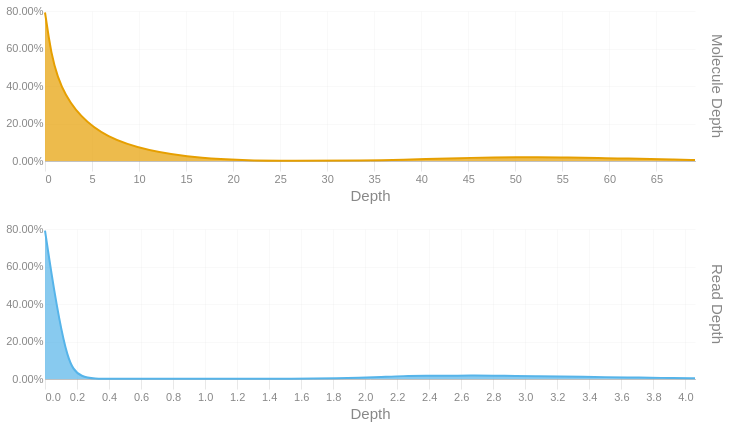

The notebook cell saved with this chart:
### Code cell
readdep = depth_hist(tb['Read Depth'], q99, 3)
readdep = readdep.with_columns(pl.lit('Read Depth').alias('Metric'))
if not SKIPLR:
    moldep = depth_hist(tb['Molecule Depth'], mol_q99, 1)
    moldep = moldep.with_columns(pl.lit('Molecule Depth').alias('Metric'))
    _hist = pl.concat([readdep, moldep])
    _hist = _hist.filter(pl.col('Proportion') != 0)
    with SafeRender(_hist):
        (
            alt.Chart(_hist)        
            .mark_area(interpolate = "basis")
            .encode(
                x=alt.X('Bin:Q').scale(domainMin=0).axis(alt.Axis(title='Depth')),
                y = alt.Y('Proportion:Q', title = None).axis(format = '.2%'),
                color = alt.Color('Metric:N').legend(None),
                row = alt.Row("Metric:N").header(title = None, labelOrient = 'right'),
                tooltip = [
                    alt.Tooltip("Metric:N", title = "Metric"),
                    alt.Tooltip('Interval:N', title = "Depth Interval"),
                    alt.Tooltip('Proportion:Q', title = "% Alignments").format('.2%')
                ]
            )
            .resolve_scale(x='independent', y='independent')
            .properties(
                height = 150, width = 650,
                usermeta={'embedOptions': {'downloadFileName': f'{samplename}.depth.hist'}}
            )
        ).display()
else:
    readdep = readdep.filter(pl.col('Proportion') != 0)
    with SafeRender(readdep):
        (
            alt.Chart(readdep)        
            .mark_area(interpolate = "basis")
            .encode(
                x=alt.X('Bin:Q').scale(domainMin=0).axis(alt.Axis(title='Depth')),
                y = alt.Y('Proportion:Q', title = None).axis(format = '.2%'),
                tooltip = [
                    alt.Tooltip('Interval:N', title = "Depth Interval"),
                    alt.Tooltip('Proportion:Q', title = "% Alignments").format('.2%')
                ]
            )
            .properties(
                usermeta={'embedOptions': {'downloadFileName': f'{samplename}.depth.hist'}}
            )
        ).display()

### Figure 1 — Vega-Lite specification as saved in the notebook (floating-point values rounded to 4 significant figures)
{"width": 650, "height": 150, "config": {"title": {"anchor": "start", "dy": -15, "fontSize": 18, "color": "#888888", "subtitleColor": "#888888", "subtitleFontSize": 14}, "arc": {"fill": "#0072B2"}, "axis": {"domainColor": "#888888", "domainWidth": 0.5, "gridWidth": 0.2, "grid": false, "titleFontWeight": 400, "titleFontSize": 15, "labelFontSize": 11, "labelColor": "#888888", "tickColor": "#888888", "tickWidth": 0.2, "titleColor": "#888888"}, "axisBand": {"grid": false}, "axisX": {"grid": true, "tickSize": 10, "domainCap": "round"}, "axisY": {"domain": false, "grid": true, "tickSize": 0, "domainCap": "round"}, "background": "transparent", "header": {"labelFontSize": 15, "labelColor": "#888888", "titleFontSize": 15, "titleFontWeight": 600, "titleColor": "#888888"}, "legend": {"labelFont": "sans-serif", "labelFontSize": 12, "labelColor": "#888888", "symbolSize": 100, "symbolType": "circle", "titleFontSize": 12, "titlePadding": 10, "titleColor": "#888888", "title": null}, "range": {"category": ["#E69F00", "#56B4E9", "#009E73", "#F0E442", "#0072B2", "#D55E00", "#CC79A7", "#000000"], "diverging": ["#cfe8f3", "#a2d4ec", "#73bfe2", "#46abdb", "#1696d2", "#12719e"]}, "area": {"fill": "#0072B2", "fillOpacity": 0.7, "line": true, "strokeOpacity": 0.7}, "line": {"color": "#0072B2", "stroke": "#0072B2", "strokeWidth": 2}, "trail": {"color": "#0072B2", "stroke": "#0072B2", "strokeWidth": 0, "size": 1}, "point": {"filled": true, "fillOpacity": 1.0, "size": 95}, "text": {"color": "#888888", "fontSize": 11, "align": "right", "fontWeight": 400, "size": 11}, "bar": {"fill": "#0072B2", "stroke": null}, "view": {"stroke": null, "continuousWidth": 660, "continuousHeight": 400}}, "data": {"name": "data-7c962661f480b723a558056012c08013"}, "mark": {"type": "area", "interpolate": "basis"}, "encoding": {"color": {"field": "Metric", "legend": null, "type": "nominal"}, "row": {"field": "Metric", "header": {"title": null, "labelOrient": "right"}, "type": "nominal"}, "tooltip": [{"field": "Metric", "title": "Metric", "type": "nominal"}, {"field": "Interval", "title": "Depth Interval", "type": "nominal"}, {"field": "Proportion", "format": ".2%", "title": "% Alignments", "type": "quantitative"}], "x": {"axis": {"title": "Depth"}, "field": "Bin", "scale": {"domainMin": 0}, "type": "quantitative"}, "y": {"axis": {"format": ".2%"}, "field": "Proportion", "title": null, "type": "quantitative"}}, "resolve": {"scale": {"x": "independent", "y": "independent"}}, "usermeta": {"embedOptions": {"downloadFileName": "260427_10_15b_M2_10488528_23Y7JGLT4_L4.depth.hist"}}, "$schema": "https://vega.github.io/schema/vega-lite/v6.4.1.json", "datasets": {"data-7c962661f480b723a558056012c08013": [{"Bin": 0.0, "Interval": "0.0-0.14", "Proportion": 0.791, "Metric": "Read Depth"}, {"Bin": 0.14, "Interval": "0.14-0.28", "Proportion": 0.001, "Metric": "Read Depth"}, {"Bin": 0.28, "Interval": "0.28-0.42", "Proportion": 0.001, "Metric": "Read Depth"}, {"Bin": 1.4, "Interval": "1.4-1.54", "Proportion": 0.001, "Metric": "Read Depth"}, {"Bin": 1.54, "Interval": "1.54-1.68", "Proportion": 0.001, "Metric": "Read Depth"}, {"Bin": 1.68, "Interval": "1.68-1.82", "Proportion": 0.002, "Metric": "Read Depth"}, {"Bin": 1.82, "Interval": "1.82-1.96", "Proportion": 0.004, "Metric": "Read Depth"}, {"Bin": 1.96, "Interval": "1.96-2.1", "Proportion": 0.007, "Metric": "Read Depth"}, {"Bin": 2.1, "Interval": "2.1-2.24", "Proportion": 0.011, "Metric": "Read Depth"}, {"Bin": 2.24, "Interval": "2.24-2.38", "Proportion": 0.016, "Metric": "Read Depth"}, {"Bin": 2.38, "Interval": "2.38-2.52", "Proportion": 0.017, "Metric": "Read Depth"}, {"Bin": 2.52, "Interval": "2.52-2.66", "Proportion": 0.017, "Metric": "Read Depth"}, {"Bin": 2.66, "Interval": "2.66-2.8", "Proportion": 0.019, "Metric": "Read Depth"}, {"Bin": 2.8, "Interval": "2.8-2.94", "Proportion": 0.018, "Metric": "Read Depth"}, {"Bin": 2.94, "Interval": "2.94-3.08", "Proportion": 0.016, "Metric": "Read Depth"}, {"Bin": 3.08, "Interval": "3.08-3.22", "Proportion": 0.015, "Metric": "Read Depth"}, {"Bin": 3.22, "Interval": "3.22-3.36", "Proportion": 0.014, "Metric": "Read Depth"}, {"Bin": 3.36, "Interval": "3.36-3.5", "Proportion": 0.012, "Metric": "Read Depth"}, {"Bin": 3.5, "Interval": "3.5-3.64", "Proportion": 0.01, "Metric": "Read Depth"}, {"Bin": 3.64, "Interval": "3.64-3.78", "Proportion": 0.008, "Metric": "Read Depth"}, {"Bin": 3.78, "Interval": "3.78-3.92", "Proportion": 0.007, "Metric": "Read Depth"}, {"Bin": 3.92, "Interval": "3.92-4.06", "Proportion": 0.005, "Metric": "Read Depth"}, {"Bin": 4.06, "Interval": "4.06-4.2", "Proportion": 0.004, "Metric": "Read Depth"}, {"Bin": 0.0, "Interval": "0.0-2.4", "Proportion": 0.792, "Metric": "Molecule Depth"}, {"Bin": 2.4, "Interval": "2.4-4.8", "Proportion": 0.001, "Metric": "Molecule Depth"}, {"Bin": 31.0, "Interval": "31.0-33.4", "Proportion": 0.001, "Metric": "Molecule Depth"}, {"Bin": 33.4, "Interval": "33.4-35.8", "Proportion": 0.002, "Metric": "Molecule Depth"}, {"Bin": 35.8, "Interval": "35.8-38.1", "Proportion": 0.004, "Metric": "Molecule Depth"}, {"Bin": 38.1, "Interval": "38.1-40.5", "Proportion": 0.007, "Metric": "Molecule Depth"}, {"Bin": 40.5, "Interval": "40.5-42.9", "Proportion": 0.011, "Metric": "Molecule Depth"}, {"Bin": 42.9, "Interval": "42.9-45.3", "Proportion": 0.013, "Metric": "Molecule Depth"}, {"Bin": 45.3, "Interval": "45.3-47.7", "Proportion": 0.017, "Metric": "Molecule Depth"}, {"Bin": 47.7, "Interval": "47.7-50.1", "Proportion": 0.019, "Metric": "Molecule Depth"}, {"Bin": 50.1, "Interval": "50.1-52.4", "Proportion": 0.02, "Metric": "Molecule Depth"}, {"Bin": 52.4, "Interval": "52.4-54.8", "Proportion": 0.021, "Metric": "Molecule Depth"}, {"Bin": 54.8, "Interval": "54.8-57.2", "Proportion": 0.019, "Metric": "Molecule Depth"}, {"Bin": 57.2, "Interval": "57.2-59.6", "Proportion": 0.018, "Metric": "Molecule Depth"}, {"Bin": 59.6, "Interval": "59.6-62.0", "Proportion": 0.015, "Metric": "Molecule Depth"}, {"Bin": 62.0, "Interval": "62.0-64.4", "Proportion": 0.013, "Metric": "Molecule Depth"}, {"Bin": 64.4, "Interval": "64.4-66.7", "Proportion": 0.01, "Metric": "Molecule Depth"}, {"Bin": 66.7, "Interval": "66.7-69.1", "Proportion": 0.008, "Metric": "Molecule Depth"}, {"Bin": 69.1, "Interval": "69.1-71.51", "Proportion": 0.005, "Metric": "Molecule Depth"}]}}
